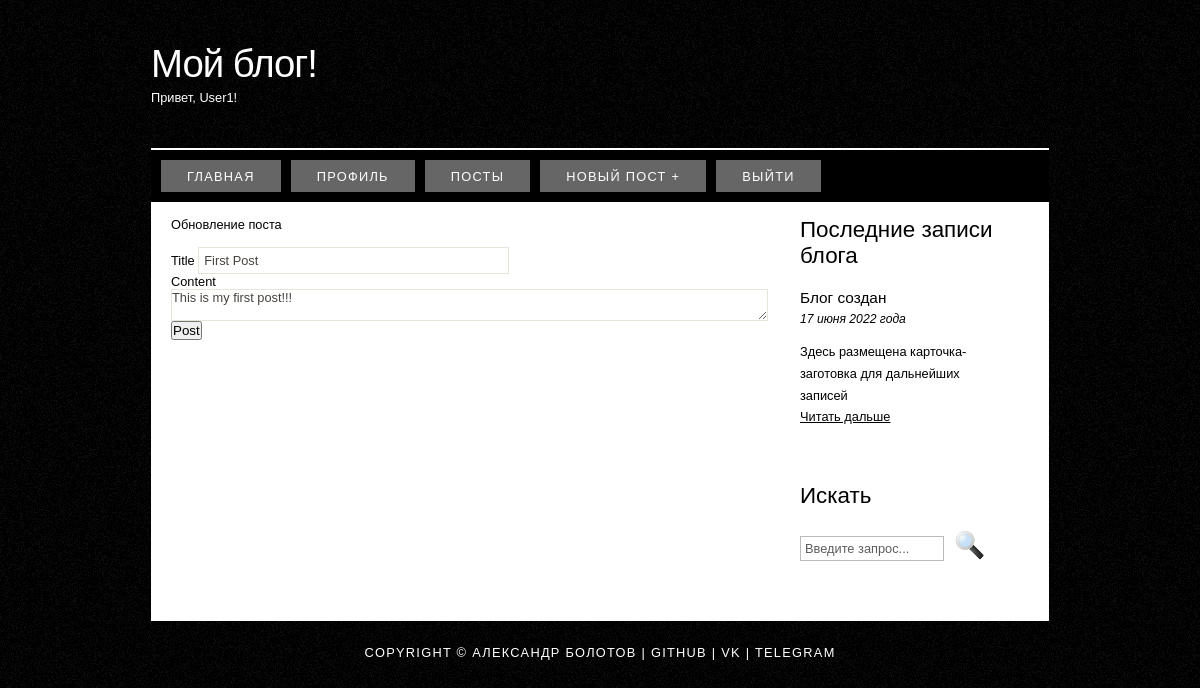
Screenshot of /post/1/update (signed in) with the database file from the repository.
### flask_blog/models.py (models this page shows, shortened)
class User(db.Model, UserMixin):
    id = db.Column(db.Integer, primary_key=True)
    username = db.Column(db.String(20), unique=True, nullable=False)
    email = db.Column(db.String(120), unique=True, nullable=False)
    image_file = db.Column(db.String(20), nullable=False, default='default.png')
    password = db.Column(db.String(60), nullable=False)
    posts = db.relationship('Post', backref='author', lazy=True)

class Post(db.Model):
    id = db.Column(db.Integer, primary_key=True)
    title = db.Column(db.String(100), nullable=False)
    date_posted = db.Column(db.DateTime, nullable=False, default=datetime.utcnow)
    content = db.Column(db.Text, nullable=False)
    user_id = db.Column(db.Integer, db.ForeignKey('user.id'), nullable=False)

### flask_blog/posts/views.py (the view)
@posts.route("/post/<int:post_id>/update", methods=['GET', 'POST'])
@login_required
def update_post(post_id):
    post = Post.query.get_or_404(post_id)
    if post.author != current_user:
        abort(403)
    form = PostForm()
    if form.validate_on_submit():
        post.title = form.title.data
        post.content = form.content.data
        db.session.commit()
        flash('Ваш пост обновлен!', 'success')
        return redirect(url_for('posts.post', post_id=post.id))
    elif request.method == 'GET':
        form.title.data = post.title
        form.content.data = post.content
    return render_template('create_post.html', title='Обновление поста',
                           form=form, legend='Обновление поста')

### flask_blog/posts/forms.py
class PostForm(FlaskForm):
    title = StringField('Title', validators=[DataRequired()])
    content = TextAreaField('Content', validators=[DataRequired()])
    submit = SubmitField('Post')

### flask_blog/models.py (called while the page is built)
@login_manager.user_loader
def load_user(user_id):
    return User.query.get(int(user_id))

### flask_blog/templates/create_post.html (shortened to what this page needs)
{% extends "base.html" %}
{% block content %}
    <form method="POST" action="">
        <div class="form_settings">
            <legend class="border-bottom mb-4">{{ legend }}</legend>
            <br>
                {{ form.title.label(class="form-control-label") }}
                {% if form.title.errors %}
                    {{ form.title(class="form-control form-control-lg is-invalid") }}
                    <div class="invalid-feedback">
                        {% for error in form.title.errors %}
                            <span>{{ error }}</span>
                        {% endfor %}
                    </div>
                {% else %}
                    {{ form.title(class="form-control form-control-lg") }}
                {% endif %}
            <div class="form-group">
                {{ form.content.label(class="form-control-label") }}
                {% if form.content.errors %}
                    {{ form.content(class="form-control form-control-lg is-invalid") }}
                    <div class="invalid-feedback">
                        {% for error in form.content.errors %}
                            <span>{{ error }}</span>
                        {% endfor %}
                    </div>
                {% else %}
                    {{ form.content(class="form-control form-control-lg") }}
                {% endif %}
            </div>
        </div>
        <div class="form-group">
            {{ form.submit(class="btn btn-outline-info") }}
        </div>
    </form>
{% endblock content %}

### flask_blog/templates/base.html (shortened to what this page needs)
<!DOCTYPE HTML>
<html>
{% block head %}
<head>
    <link rel="stylesheet" type="text/css" href="{{ url_for('static',filename='styles/style.css') }}">
</head>
{% endblock %}
<body>
<div id="main">
    <div id="header">
        <div id="logo">
            <div id="logo_text">
                <h1>Мой блог!</h1>
                <h2>Привет, {{ current_user.username }}!</h2>
            </div>
        </div>
        <div id="menubar">
            <ul id="menu">
                <li class="selected">
                    <a href="{{url_for('main.index') }}">Главная</a>
                </li>
                {% if current_user.is_authenticated %}
                <li class="selected">
                    <a href="{{ url_for('users.account') }}">Профиль</a>
                    <a href="{{ url_for('posts.all_post') }}">Посты</a>
                    <a href="{{ url_for('posts.new_post') }}">Новый пост +</a>
                    <a href="{{ url_for('users.logout') }}">Выйти</a>
                </li>
                {% else %}
                <li class="selected">
                    <a href="{{url_for('users.register') }}">Зарегистрироваться</a>
                    <a href="{{url_for('users.login') }}">Войти</a>
                </li>
                {% endif %}
            </ul>
        </div>
    </div>
    <div id="site_content">
        <div class="sidebar">
            <h3>Последние записи блога</h3>
            <h4>Блог создан</h4>
            <h5>17 июня 2022 года</h5>
            <p>Здесь размещена карточка-заготовка для дальнейших записей<br/><a
                    href="#">Читать дальше</a></p>
            <p></p>
            <h3>Искать</h3>
            <form method="post" action="#" id="search_form">
                <p>
                    <input class="search" type="text" name="search_field" value="Введите запрос..."/>
                    <input name="search" type="image" style="border: 0; margin: 0 0 -9px 5px;"
                           src="../static/styles/search.png"
                           alt="Search" title="Search"/>
                </p>
            </form>
        </div>
        <div id="content">
            {% block content %}
            {% endblock %}
        </div>
    </div>
    <div id="footer">
        Copyright &copy; Александр Болотов | <a href="https://github.com/alexabolot1">GitHub</a> | <a
            href="https://vk.com/alexabolot">VK</a> | <a
            href="https://t.me/alexabolot">Telegram</a>
    </div>
</div>
</body>
</html>

### flask_blog/static/styles/style.css (style rules this page uses)
html { height: 100%; }
* { margin: 0; padding: 0; }
body { font: normal .80em 'trebuchet ms', arial, sans-serif; background: #F0EFE2 url(background.png) repeat; color: #000; }
p { padding: 0 0 20px 0; line-height: 1.7em; }
h1, h2, h3, h4, h5, h6 { font: normal 175% 'century gothic', arial, sans-serif; color: #000; margin: 0 0 15px 0; padding: 15px 0 5px 0; }
h2 { font: normal 175% 'century gothic', arial, sans-serif; }
h4, h5, h6 { margin: 0; padding: 0 0 5px 0; font: normal 120% arial, sans-serif; }
h5, h6 { font: italic 95% arial, sans-serif; padding: 0 0 15px 0; }
a, a:hover { outline: none; text-decoration: underline; color: #000; }
ul { margin: 2px 0 22px 17px; }
ul li { list-style-type: circle; margin: 0 0 6px 0; padding: 0 0 4px 5px; }
#main, #logo, #menubar, #site_content, #footer { margin-left: auto; margin-right: auto; }
#header { background: transparent; height: 202px; }
#logo { width: 898px; position: relative; height: 148px; border-bottom: 2px solid #FFF; }
#logo #logo_text { position: absolute; top: 20px; left: 0; }
#logo h1, #logo h2 { font: normal 300% 'century gothic', arial, sans-serif; border-bottom: 0; text-transform: none; margin: 0; }
#logo_text h1, #logo_text h1 a, #logo_text h1 a:hover { padding: 22px 0 0 0; color: #FFF; letter-spacing: -1px; text-decoration: none; }
#logo_text h2 { font-size: 100%; padding: 4px 0 0 0; color: #FFF; }
#menubar { width: 898px; height: 52px; padding: 0; background: #000; }
ul#menu, ul#menu li { float: left; margin: 0; padding: 0; }
ul#menu li { list-style: none; }
ul#menu li a { letter-spacing: 0.1em; font: normal 100% arial, sans-serif; display: block; float: left; height: 17px; margin: 10px 0 0 10px; padding: 9px 26px 6px 26px; text-align: center; color: #FFF; text-transform: uppercase; text-decoration: none; background: transparent; }
ul#menu li a:hover, ul#menu li.selected a, ul#menu li.selected a:hover { color: #FFF; background: transparent url(transparent_light.png) repeat; }
#site_content { width: 854px; overflow: hidden; margin: 0 auto 0 auto; padding: 0 24px 20px 20px; background: #FFF; }
.sidebar { float: right; width: 210px; padding: 0 15px 20px 15px; }
#content { text-align: left; float: left; width: 595px; padding: 0; }
#footer { width: 898px; font: normal 100% 'lucida sans unicode', arial, sans-serif; height: 33px; padding: 24px 0 5px 0; text-align: center; background: transparent; color: #FFF; text-transform: uppercase; letter-spacing: 0.1em; }
#footer a { color: #FFF; text-decoration: none; }
.search { color: #5D5D5D; border: 1px solid #BBB; width: 134px; padding: 4px; font: 100% arial, sans-serif; }
.form_settings { margin: 15px 0 0 0; }
.form_settings input, .form_settings textarea { padding: 5px; width: 299px; font: 100% arial; border: 1px solid #E5E5DB; background: #FFF; color: #47433F; }
.form_settings textarea, .form_settings select { font: 100% arial; width: 299px; }

### rows the page displays
User: username "User1"
Post: title "First Post", content "This is my first post!!!"

### other values shown
{{ legend }} "Обновление поста"
